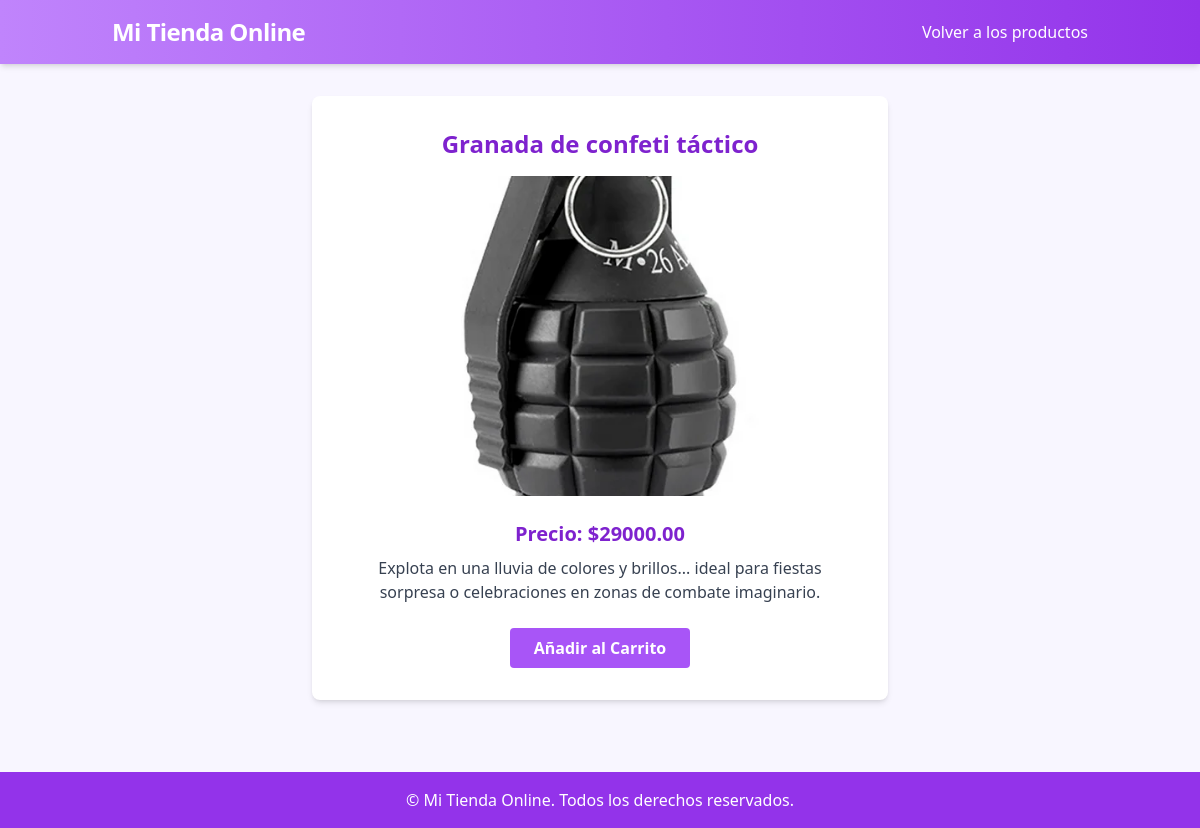
/producto/4/, run on the app's committed database.
### store/models.py (models this page shows, shortened)
class Product(models.Model):
    name = models.CharField(max_length=200)
    price = models.DecimalField(max_digits=10, decimal_places=2)
    description = models.TextField(blank=True, null=True)
    image = models.ImageField(upload_to='products/', blank=True, null=True)

### store/views.py (the view)
# urls.py: path('producto/<int:pk>/', views.product_detail, name='product_detail'),
def product_detail(request, pk):
    product = get_object_or_404(Product, pk=pk)
    return render(request, 'store/product_detail.html', {'product': product})

### store/context_processors.py (called while the page is built)
def cart(request):
    return {'cart': Cart(request)}

### store/templates/store/product_detail.html (shortened to what this page needs)
<!DOCTYPE html>
<html lang="es">
<head>
    <script src="https://cdn.tailwindcss.com"></script>
</head>
<body class="bg-[#f8f6ff] min-h-screen">
    <header class="bg-gradient-to-r from-purple-400 to-purple-600 text-white shadow-md">
        <div class="container mx-auto flex flex-col md:flex-row items-center justify-between py-4 px-6">
            <span class="font-bold text-2xl tracking-tight">Mi Tienda Online</span>
            <a href="{% url 'product_list' %}" class="hover:underline">Volver a los productos</a>
        </div>
    </header>
    <main class="container mx-auto px-4 py-8">
        <div class="bg-white rounded-lg shadow-md p-8 max-w-xl mx-auto">
            <h1 class="text-2xl font-bold text-purple-700 mb-4 text-center">{{ product.name }}</h1>
            {% if product.image %}
                <img src="{{ product.image.url }}" alt="{{ product.name }}" class="rounded-lg mx-auto mb-6 w-full max-h-80 object-cover">
            {% endif %}
            <p class="text-xl text-purple-700 font-semibold mb-2 text-center">Precio: ${{ product.price }}</p>
            <p class="text-gray-700 mb-6 text-center">{{ product.description }}</p>
            <form action="{% url 'cart_add' product.id %}" method="post" class="flex justify-center">
                <button type="submit" class="bg-purple-500 hover:bg-purple-600 text-white font-semibold py-2 px-6 rounded transition-colors duration-200">
                    Añadir al Carrito
                </button>
            </form>
        </div>
    </main>
    <footer class="bg-purple-600 text-white text-center py-4 mt-10">
        <span>&copy; {{ now|date:"Y" }} Mi Tienda Online. Todos los derechos reservados.</span>
    </footer>
</body>
</html>

### data on the page
Product: name "Granada de confeti táctico", image (picture), price "29000.00", description "Explota en una lluvia de colores y brillos... ideal para fiestas sorpresa o celebraciones en zonas de combate imaginario."
